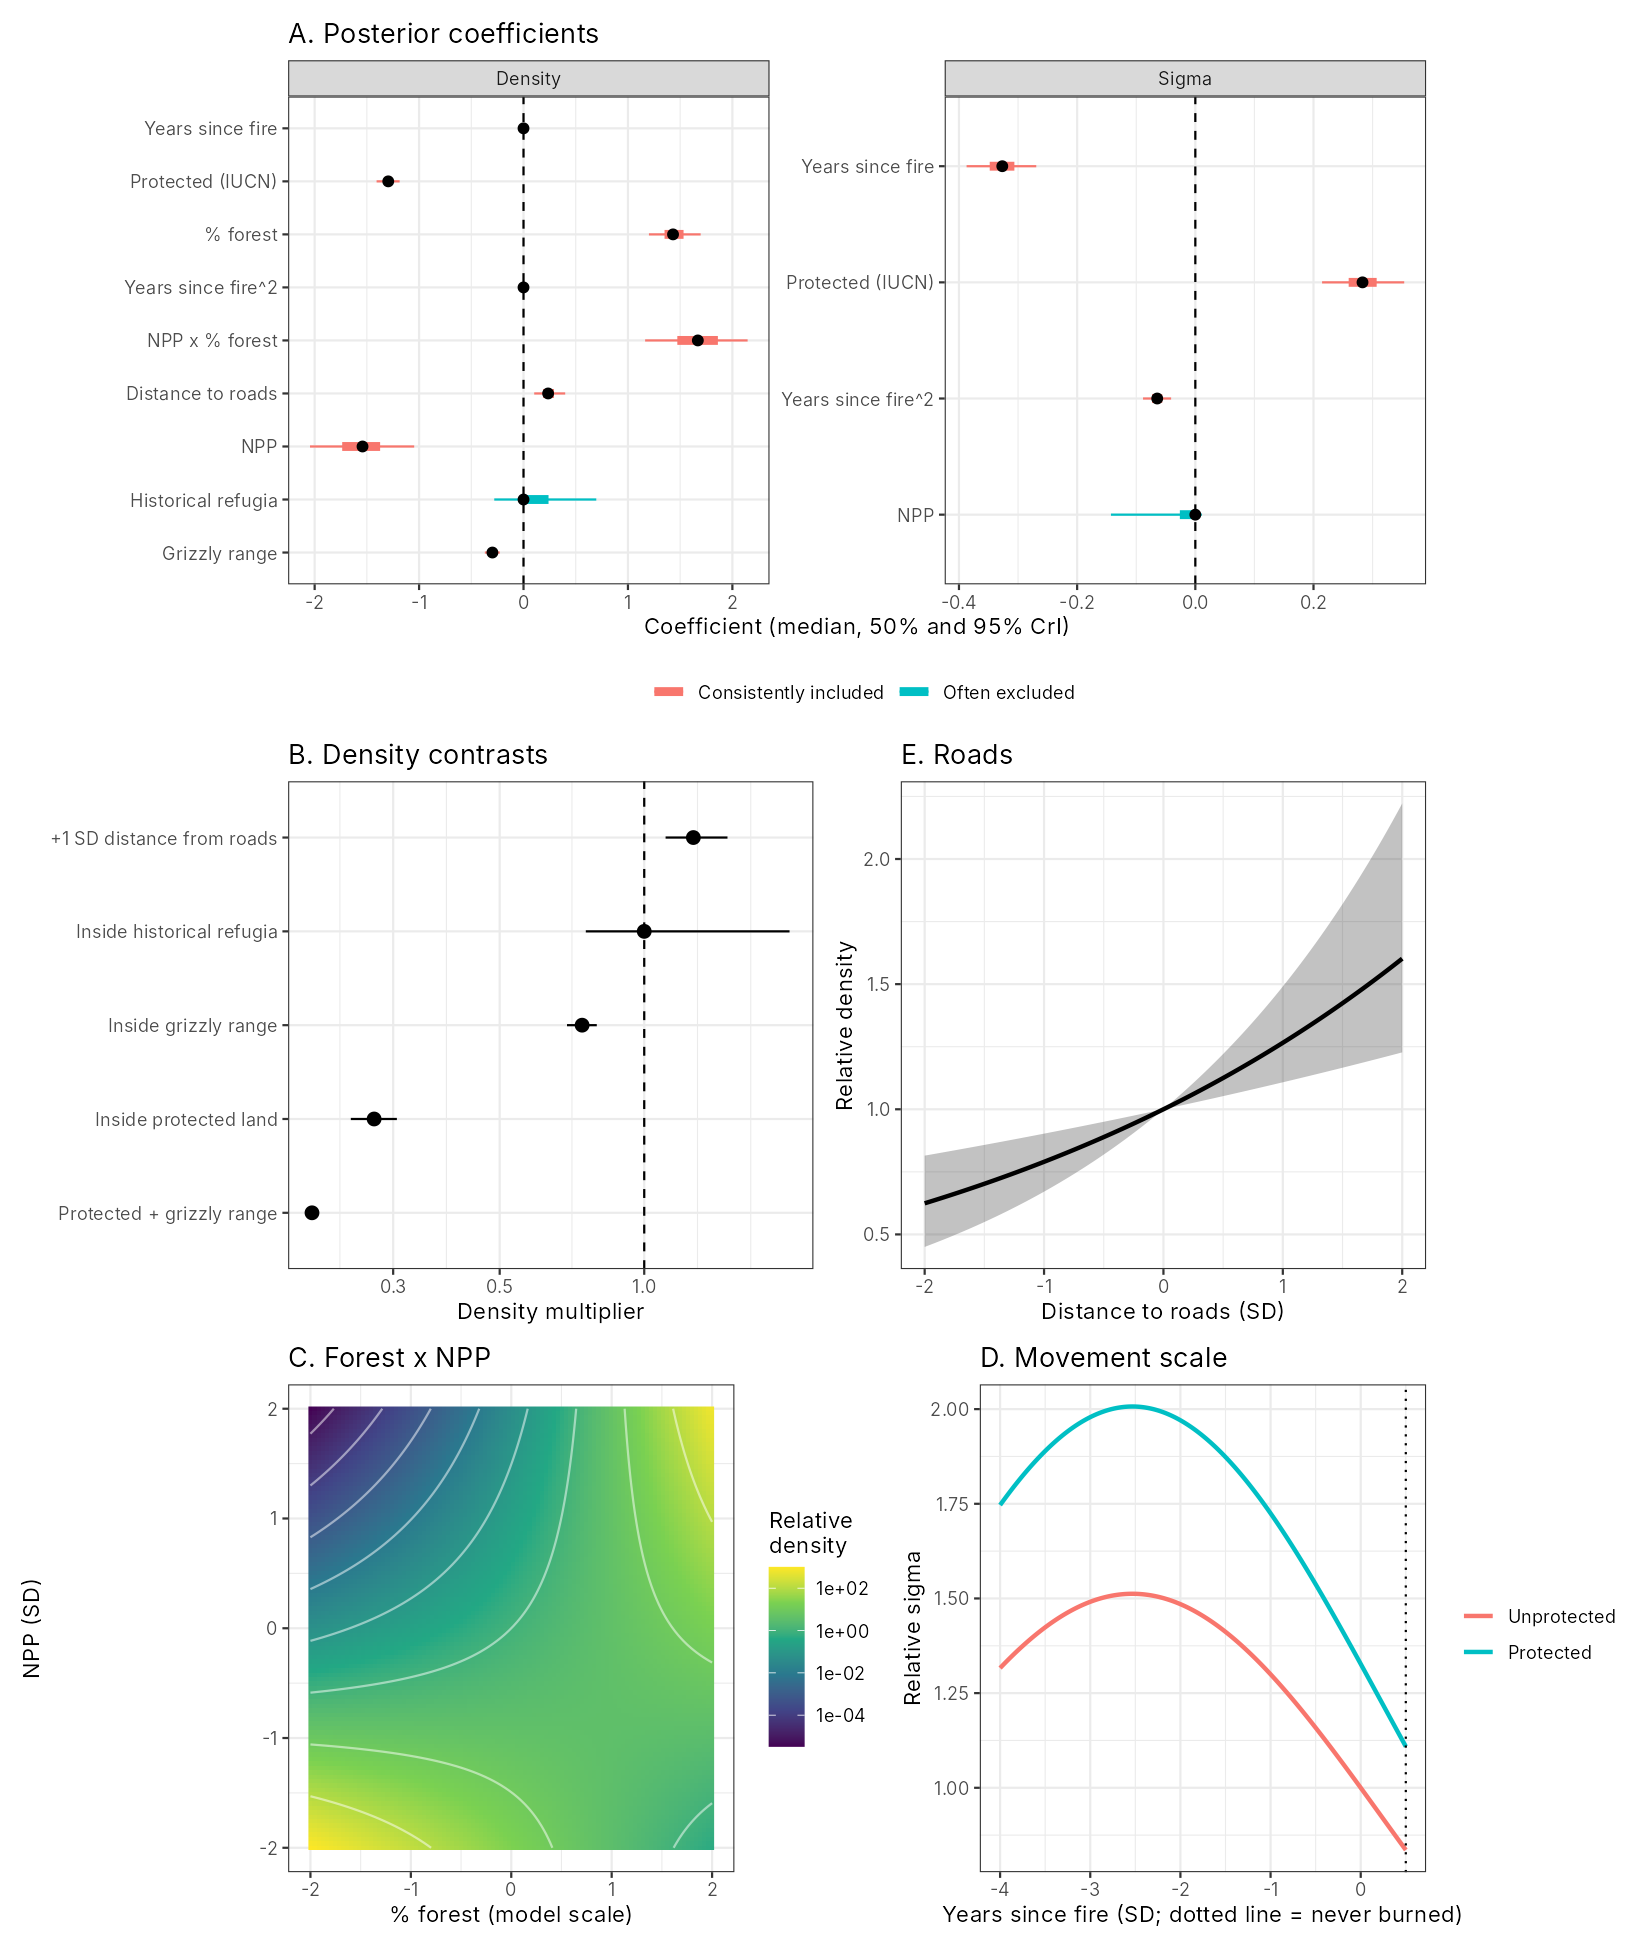

This chart was generated by the following R code:
library(ggplot2)
library(patchwork)

## ---- Settings to edit ----
forest_rng <- c(-2, 2)   # use c(0, 1) if forest entered as a proportion
z_unburned <- 0.5        # standardized fire value of never-burned cells
fire_min   <- -4         # most recent burn, in SD units

## ---- Posterior quantiles: 2.5, 25, 50, 75, 97.5% ----
q <- rbind(
  c(-0.0009136,  0,         0,         0,         0.013332),
  c(-1.4070036, -1.333323, -1.295326, -1.259453, -1.186216),
  c( 1.2010558,  1.350420,  1.431731,  1.532498,  1.696142),
  c( 0,          0,         0,         0,         0.015045),
  c( 1.1645688,  1.472806,  1.669261,  1.861279,  2.146065),
  c( 0.1024200,  0.186695,  0.235589,  0.291826,  0.399218),
  c(-2.0445426, -1.736259, -1.541636, -1.373083, -1.046734),
  c(-0.2801733,  0,         0,         0.239519,  0.696856),
  c(-0.3702942, -0.322245, -0.297890, -0.272554, -0.227533),
  c(-0.3871070, -0.347947, -0.326687, -0.306225, -0.269199),
  c(-0.0885072, -0.073246, -0.064500, -0.055953, -0.040951),
  c( 0.2144915,  0.259517,  0.282931,  0.306896,  0.353504),
  c(-0.1427947, -0.026176,  0,         0,         0.010977))
colnames(q) <- c("lo", "q25", "med", "q75", "hi")

post <- data.frame(
  term = c("Years since fire", "Protected (IUCN)", "% forest",
           "Years since fire^2", "NPP x % forest", "Distance to roads",
           "NPP", "Historical refugia", "Grizzly range",
           "Years since fire", "Years since fire^2", "Protected (IUCN)", "NPP"),
  part = rep(c("Density", "Sigma"), c(9, 4)), q)
post$support <- ifelse(post$med == 0, "Often excluded", "Consistently included")
post$term <- factor(post$term, levels = rev(unique(post$term)))

## ---- A. Coefficients ----
pA <- ggplot(post, aes(y = term, colour = support)) +
  geom_vline(xintercept = 0, linetype = 2) +
  geom_linerange(aes(xmin = lo, xmax = hi)) +
  geom_linerange(aes(xmin = q25, xmax = q75), linewidth = 2) +
  geom_point(aes(x = med), colour = "black", size = 2) +
  facet_wrap(~part, scales = "free") +
  labs(x = "Coefficient (median, 50% and 95% CrI)", y = NULL, colour = NULL,
       title = "A. Posterior coefficients") +
  theme_bw() + theme(legend.position = "bottom")

## ---- B. Density multipliers for simple contrasts ----
both <- q[2, "med"] + q[9, "med"]   # interval needs MCMC samples
mult <- data.frame(
  contrast = c("Inside protected land", "Inside grizzly range",
               "Protected + grizzly range", "Inside historical refugia",
               "+1 SD distance from roads"),
  est = exp(c(q[2, "med"], q[9, "med"], both, q[8, "med"], q[6, "med"])),
  lo  = exp(c(q[2, "lo"],  q[9, "lo"],  both, q[8, "lo"],  q[6, "lo"])),
  hi  = exp(c(q[2, "hi"],  q[9, "hi"],  both, q[8, "hi"],  q[6, "hi"])))
pB <- ggplot(mult, aes(est, reorder(contrast, est))) +
  geom_vline(xintercept = 1, linetype = 2) +
  geom_pointrange(aes(xmin = lo, xmax = hi)) +
  scale_x_log10() +
  labs(x = "Density multiplier", y = NULL, title = "B. Density contrasts") +
  theme_bw()

## ---- C. Forest x NPP surface ----
g <- expand.grid(forest = seq(forest_rng[1], forest_rng[2], length.out = 100),
                 npp = seq(-2, 2, length.out = 100))
g$relD <- exp(q[3, "med"] * g$forest + q[7, "med"] * g$npp +
              q[5, "med"] * g$forest * g$npp)
pC <- ggplot(g, aes(forest, npp)) +
  geom_raster(aes(fill = relD)) +
  geom_contour(aes(z = log10(relD)), colour = "white", alpha = 0.5) +
  scale_fill_viridis_c(trans = "log10", name = "Relative\ndensity") +
  labs(x = "% forest (model scale)", y = "NPP (SD)",
       title = "C. Forest x NPP") +
  theme_bw()

## ---- D. Sigma vs years since fire ----
s <- expand.grid(fire = seq(fire_min, z_unburned, length.out = 200),
                 prot = c("Unprotected", "Protected"))
s$relSig <- exp(q[10, "med"] * s$fire + q[11, "med"] * s$fire^2 +
                q[12, "med"] * (s$prot == "Protected"))
pD <- ggplot(s, aes(fire, relSig, colour = prot)) +
  geom_line(linewidth = 1) +
  geom_vline(xintercept = z_unburned, linetype = 3) +
  labs(x = "Years since fire (SD; dotted line = never burned)",
       y = "Relative sigma", colour = NULL, title = "D. Movement scale") +
  theme_bw()

## ---- E. Distance to roads ----
r <- data.frame(x = seq(-2, 2, length.out = 100))
r$est <- exp(q[6, "med"] * r$x)
r$lo  <- pmin(exp(q[6, "lo"] * r$x), exp(q[6, "hi"] * r$x))
r$hi  <- pmax(exp(q[6, "lo"] * r$x), exp(q[6, "hi"] * r$x))
pE <- ggplot(r, aes(x, est)) +
  geom_ribbon(aes(ymin = lo, ymax = hi), alpha = 0.3) +
  geom_line(linewidth = 1) +
  labs(x = "Distance to roads (SD)", y = "Relative density",
       title = "E. Roads") +
  theme_bw()

fig <- pA / (pB | pE) / (pC | pD)
fig
ggsave("grizzly_density_plots.png", fig, width = 11, height = 13, dpi = 150)

## ---- With the MCMC samples (matrix `samples`) ----
# Exact inclusion probabilities:
# colMeans(samples[, grep("^z(beta|sig)\\[", colnames(samples))] != 0)
# NPP slope across forest, with a proper credible band:
# f <- seq(forest_rng[1], forest_rng[2], length.out = 50)
# slope <- sapply(f, function(x)
#   quantile(samples[, "zbeta[7]"] + samples[, "zbeta[5]"] * x, c(.025, .5, .975)))
